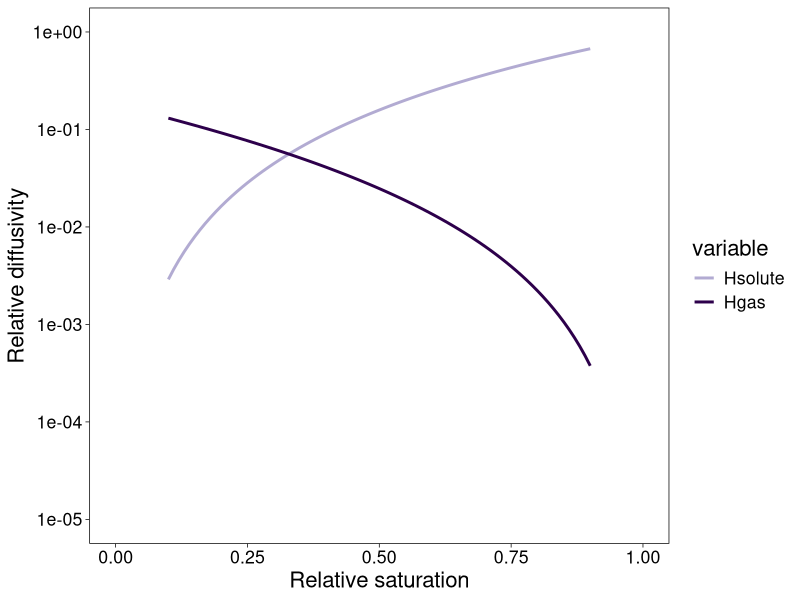
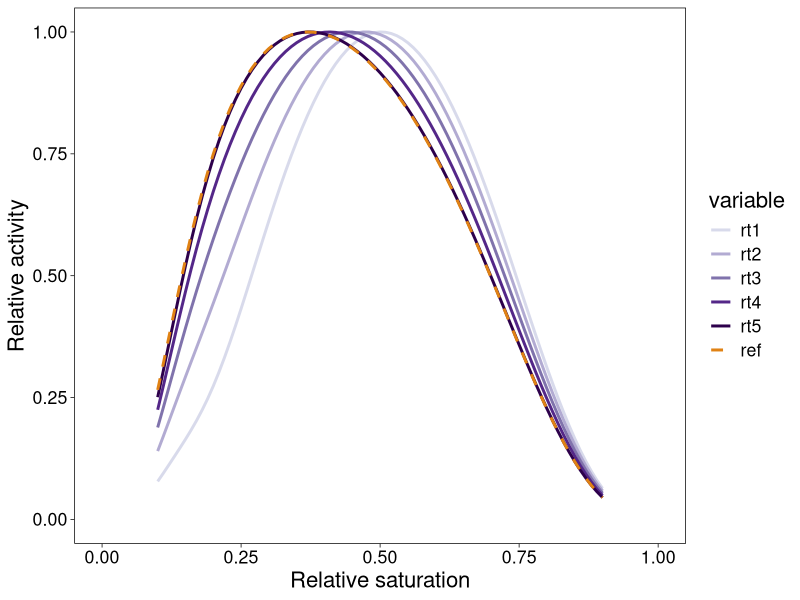
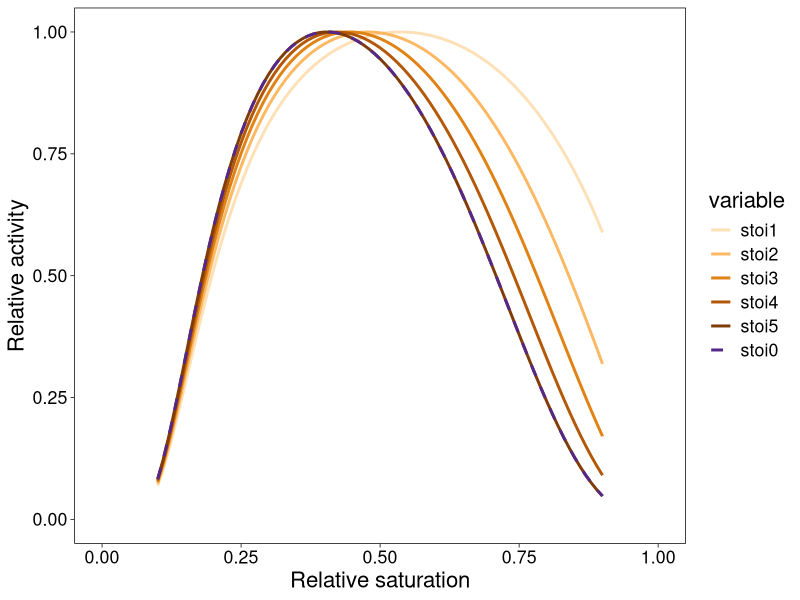
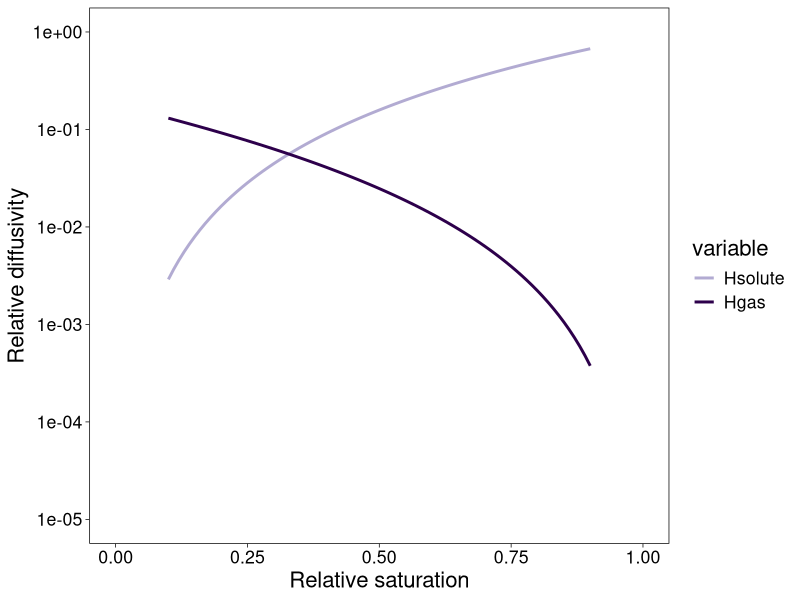
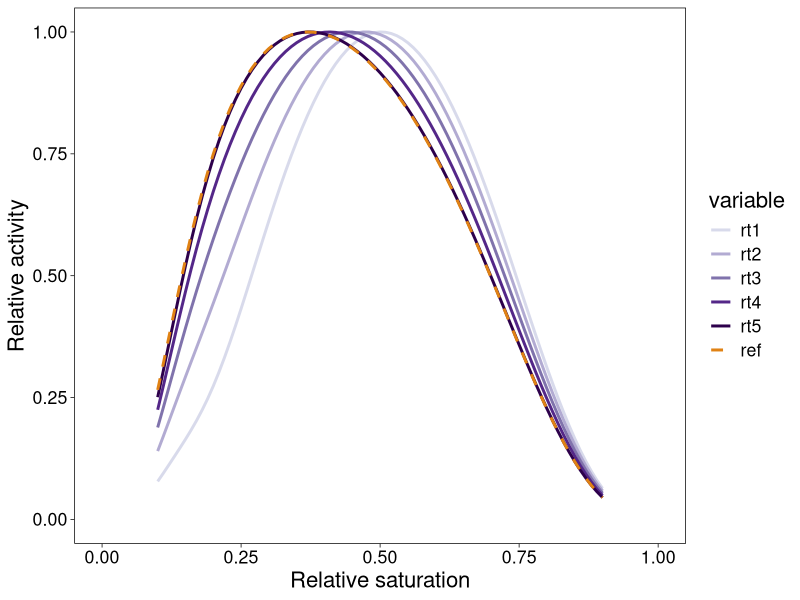
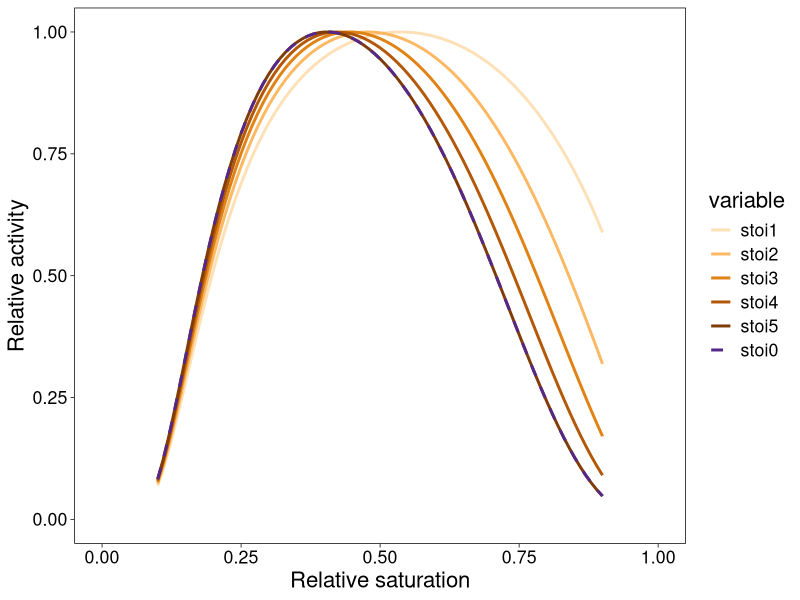

Write R code to recreate these figures, in order.
## ---- chunk 1
library(ggplot2)
library(reshape2)
library(dplyr)
library(ggpubr)
library(scales)
library(MASS)

## ---- chunk 2
rs<-seq(0.1,0.9,0.01)
po<-0.6
mvol<-po*rs
bd<-(1-po)*2.65
soc<-1e-7 #0.05/12*bd*1e-3 #mol/cm3
oxy<-1e-7 # po*0.21*1.3e-6 #mol/cm3
theta<-mvol/0.8#thaR=0,thaS=0.7
t1<-theta^(-1/0.33)-1#n=1.5, alpha=0.03, m=0.33
t2<-t1^(1/1.5)/0.03
data<-data.frame(rs=rs)
data$mvol<-mvol
data$po<-po
data$bd<-bd
data$mp<-t2
data$clay<-0.25
data$soc<-soc
data$oxy<-oxy

summary(data)
## ---- chunk 3
fh<-function(mvol,po,bd){
  Ds0=1.4e-9  #aqueous tracer diffusivity at 25 (m2/s)
  Dg0=2.1e-5 #oxygen diffusivity in gas
  fDg<-(po)^1.5*((po-mvol)/(po))^2.5 #gas phase relative diffusivity
  fDs<-(po)^1.5*((mvol)/(po))^2.5 #aqueous phase relative diffusivity
  H_o2<-1.3e-6  #mol/cm3/atm
  hs<-6/(mvol+bd*10)*Ds0*fDs/(0.00002^2) #DOM delivery (mass transfer rate in d-1)
  hg<-6/(mvol+bd*1)*Dg0*fDg*H_o2/(0.00002^2)  #DO delivery (mass transfer rate)
  return (list(fDs,fDg, hs, hg))}

fhout<-fh(mvol, po, bd)
hs<-fhout[[3]]
hg<-fhout[[4]]

mtdata<-data.frame(rs=data$rs)
mtdata$Hsolute<-hs
mtdata$Hgas<-hg
ptest<-reshape2::melt(mtdata, id.vars=("rs"))



base_breaks <- function(n = 10){
    function(x) {
        axisTicks(log10(range(x, na.rm = TRUE)), log = TRUE, n = n)
    }
}

plot1<-ggplot(ptest, aes(x = rs,y=value, color=variable)) + 
  scale_x_continuous(name = "Relative saturation",limits = c(0,1)) +
  scale_y_continuous(name = "Relative diffusivity",trans = log_trans(), breaks = base_breaks(),limits = c(1e-5,1))+
  geom_line(aes(color=variable,linetype=variable), size=1)+
  scale_color_manual(values = c("#b2abd2","#2d004b"))+
  scale_linetype_manual(values=c("solid","solid"))

plot2<-plot1+theme_linedraw()+theme(panel.grid.major = element_blank(), panel.grid.minor = element_blank())+theme(text = element_text(size=16))
print(plot2)

pdf("Rdiff_test.pdf", width=4.4, height=3)
plot2
dev.off()


## ---- chunk 4
Comm<-function (hs,hg, soc, oxy, kmc, kmg, vmax,n){
  fm1<-exp(-0.00001*data$mp)  # droupht-tolerant (low moisture sensitivty)
  fm2<-exp(-0.002*data$mp)    # droupht-sensitive (high moisture sensitivty)
  ac<-kmc/soc
  bc<-vmax/(hs*soc)
  t1c<-(1-4*bc/(1+ac+bc)^2)^0.5
  F1c<-(1+ac+bc)/2/bc*(1-t1c)#uptake flux
  css<-F1c*kmc/(1-F1c)
  ag<-kmg/oxy
  bg<-vmax/(hg*oxy)
  t1g<-(1-4*bg/(1+ag+bg)^2)^0.5
  F1g<-(1+ag+bg)/2/bg*(1-t1g)
  oss<-F1g*kmg/(1-F1g)
  Ft<-F1c*F1g
  Ftt<-(fm1*n+fm2*(1-n))*F1c*F1g
  return(list(Ft, Ftt))
}

out1<-Comm(hs,hg, soc,oxy,1e-5,1e-5,1.16e-7,0.2) #n=drought-tolerant/total
out2<-Comm(hs,hg, soc,oxy,1e-5,1e-5,1.16e-7,0.4)
out3<-Comm(hs,hg, soc,oxy,1e-5,1e-5,1.16e-7,0.6)
out4<-Comm(hs,hg, soc,oxy,1e-5,1e-5,1.16e-7,0.8)
out5<-Comm(hs,hg, soc,oxy,1e-5,1e-5,1.16e-7,1)

#====plotting
sdata<-data.frame(rs=rs)
sdata$rt1<-out1[[2]]/max(out1[[2]])
sdata$rt2<-out2[[2]]/max(out2[[2]])
sdata$rt3<-out3[[2]]/max(out3[[2]])
sdata$rt4<-out4[[2]]/max(out4[[2]])
sdata$rt5<-out5[[2]]/max(out5[[2]])
sdata$ref<-out1[[1]]/max(out1[[1]])
ptest<-reshape2::melt(sdata, id.vars=("rs"))

plot1<-ggplot(ptest, aes(x = rs,y=value, color=variable)) + 
  scale_x_continuous(name = "Relative saturation",limits = c(0,1)) +
  scale_y_continuous(name = "Relative activity",limits=c(0,1))+#,trans = log_trans(), breaks = base_breaks())+
  geom_line(aes(color=variable,linetype=variable), size=1)+
  scale_color_manual(values = c("#d8daeb","#b2abd2","#8073ac","#542788","#2d004b","#e08214"))+
  scale_linetype_manual(values=c("solid","solid","solid","solid","solid","dashed"))

plot2<-plot1+theme_linedraw()+theme(panel.grid.major = element_blank(), panel.grid.minor = element_blank())+theme(text = element_text(size=16))
print(plot2)

pdf("drought_shift.pdf", width=4.4, height=3)
plot2
dev.off()
## ---- chunk 5
Stoi<-function (hs,hg, soc, oxy, kmc, kmg, vmax,m){
  fm1<-exp(-0.0002*data$mp)
  ac<-kmc/soc
  bc<-vmax/(hs*soc)
  t1c<-(1-4*bc/(1+ac+bc)^2)^0.5
  F1c<-(1+ac+bc)/2/bc*(1-t1c)#uptake flux
  css<-F1c*kmc/(1-F1c)
  ag<-kmg/oxy
  bg<-vmax/(hg*oxy)
  t1g<-(1-4*bg/(1+ag+bg)^2)^0.5
  F1g<-(1+ag+bg)/2/bg*(1-t1g)
  oss<-F1g*kmg/(1-F1g)
  Ft<-fm1*F1c*F1g
  Ftt<-fm1*F1c*F1g^m
  return(list(Ft, Ftt))
}


out1<-Stoi(hs,hg, soc,oxy,1e-5,1e-5,1.16e-7,0.2) #n=reaction stoichiometric ratio between Oxygen and organic carbon
out2<-Stoi(hs,hg, soc,oxy,1e-5,1e-5,1.16e-7,0.4)
out3<-Stoi(hs,hg, soc,oxy,1e-5,1e-5,1.16e-7,0.6)
out4<-Stoi(hs,hg, soc,oxy,1e-5,1e-5,1.16e-7,0.8)
out5<-Stoi(hs,hg, soc,oxy,1e-5,1e-5,1.16e-7,1)

#====plotting against reference run
sdata<-data.frame(rs=rs)
sdata$stoi1<-out1[[2]]/max(out1[[2]])
sdata$stoi2<-out2[[2]]/max(out2[[2]])
sdata$stoi3<-out3[[2]]/max(out3[[2]])
sdata$stoi4<-out4[[2]]/max(out4[[2]])
sdata$stoi5<-out5[[2]]/max(out5[[2]])
sdata$stoi0<-out1[[1]]/max(out1[[1]])
ptest<-reshape2::melt(sdata, id.vars=("rs"))

plot1<-ggplot(ptest, aes(x = rs,y=value, color=variable)) + 
  scale_x_continuous(name = "Relative saturation",limits = c(0,1)) +
  scale_y_continuous(name = "Relative activity",limits=c(0,1))+#,trans = log_trans(), breaks = base_breaks())+
  geom_line(aes(color=variable,linetype=variable), size=1)+
  scale_color_manual(values = c("#fee0b6","#fdb863","#e08214","#b35806","#7f3b08","#542788"))+
  scale_linetype_manual(values=c("solid","solid","solid","solid","solid","dashed"))

plot2<-plot1+theme_linedraw()+theme(panel.grid.major = element_blank(), panel.grid.minor = element_blank())+theme(text = element_text(size=16))
print(plot2)

pdf("stoich_shift.pdf", width=4.4, height=3)
plot2
dev.off()
